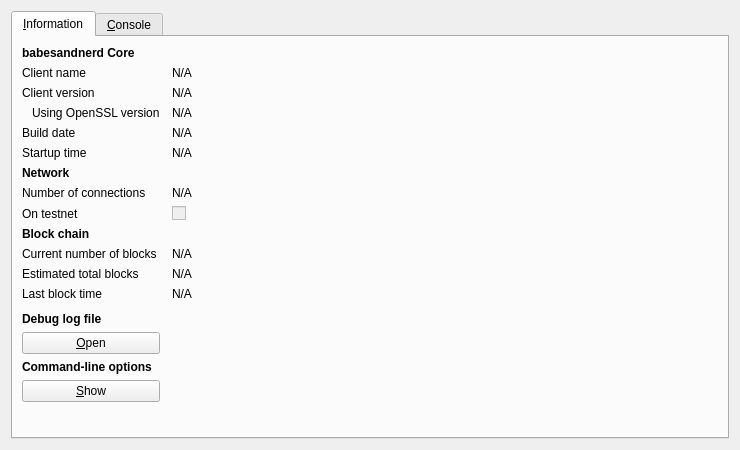
<?xml version="1.0" encoding="UTF-8"?>
<ui version="4.0">
 <class>RPCConsole</class>
 <widget class="QDialog" name="RPCConsole">
  <property name="geometry">
   <rect>
    <x>0</x>
    <y>0</y>
    <width>740</width>
    <height>450</height>
   </rect>
  </property>
  <property name="windowTitle">
   <string>babesandnerd - Debug window</string>
  </property>
  <layout class="QVBoxLayout" name="verticalLayout_2">
   <item>
    <widget class="QTabWidget" name="tabWidget">
     <property name="currentIndex">
      <number>0</number>
     </property>
     <widget class="QWidget" name="tab_info">
      <attribute name="title">
       <string>&amp;Information</string>
      </attribute>
      <layout class="QGridLayout" name="gridLayout" columnstretch="0,1">
       <property name="horizontalSpacing">
        <number>12</number>
       </property>
       <item row="0" column="0">
        <widget class="QLabel" name="label_9">
         <property name="font">
          <font>
           <weight>75</weight>
           <bold>true</bold>
          </font>
         </property>
         <property name="text">
          <string>babesandnerd Core</string>
         </property>
        </widget>
       </item>
       <item row="1" column="0">
        <widget class="QLabel" name="label_5">
         <property name="text">
          <string>Client name</string>
         </property>
        </widget>
       </item>
       <item row="1" column="1">
        <widget class="QLabel" name="clientName">
         <property name="cursor">
          <cursorShape>IBeamCursor</cursorShape>
         </property>
         <property name="text">
          <string>N/A</string>
         </property>
         <property name="textFormat">
          <enum>Qt::PlainText</enum>
         </property>
         <property name="textInteractionFlags">
          <set>Qt::LinksAccessibleByMouse|Qt::TextSelectableByKeyboard|Qt::TextSelectableByMouse</set>
         </property>
        </widget>
       </item>
       <item row="2" column="0">
        <widget class="QLabel" name="label_6">
         <property name="text">
          <string>Client version</string>
         </property>
        </widget>
       </item>
       <item row="2" column="1">
        <widget class="QLabel" name="clientVersion">
         <property name="cursor">
          <cursorShape>IBeamCursor</cursorShape>
         </property>
         <property name="text">
          <string>N/A</string>
         </property>
         <property name="textFormat">
          <enum>Qt::PlainText</enum>
         </property>
         <property name="textInteractionFlags">
          <set>Qt::LinksAccessibleByMouse|Qt::TextSelectableByKeyboard|Qt::TextSelectableByMouse</set>
         </property>
        </widget>
       </item>
       <item row="3" column="0">
        <widget class="QLabel" name="label_14">
         <property name="text">
          <string>Using OpenSSL version</string>
         </property>
         <property name="indent">
          <number>10</number>
         </property>
        </widget>
       </item>
       <item row="3" column="1">
        <widget class="QLabel" name="openSSLVersion">
         <property name="cursor">
          <cursorShape>IBeamCursor</cursorShape>
         </property>
         <property name="text">
          <string>N/A</string>
         </property>
         <property name="textFormat">
          <enum>Qt::PlainText</enum>
         </property>
         <property name="textInteractionFlags">
          <set>Qt::LinksAccessibleByMouse|Qt::TextSelectableByKeyboard|Qt::TextSelectableByMouse</set>
         </property>
        </widget>
       </item>
       <item row="4" column="0">
        <widget class="QLabel" name="label_12">
         <property name="text">
          <string>Build date</string>
         </property>
        </widget>
       </item>
       <item row="4" column="1">
        <widget class="QLabel" name="buildDate">
         <property name="cursor">
          <cursorShape>IBeamCursor</cursorShape>
         </property>
         <property name="text">
          <string>N/A</string>
         </property>
         <property name="textFormat">
          <enum>Qt::PlainText</enum>
         </property>
         <property name="textInteractionFlags">
          <set>Qt::LinksAccessibleByMouse|Qt::TextSelectableByKeyboard|Qt::TextSelectableByMouse</set>
         </property>
        </widget>
       </item>
       <item row="5" column="0">
        <widget class="QLabel" name="label_13">
         <property name="text">
          <string>Startup time</string>
         </property>
        </widget>
       </item>
       <item row="5" column="1">
        <widget class="QLabel" name="startupTime">
         <property name="cursor">
          <cursorShape>IBeamCursor</cursorShape>
         </property>
         <property name="text">
          <string>N/A</string>
         </property>
         <property name="textFormat">
          <enum>Qt::PlainText</enum>
         </property>
         <property name="textInteractionFlags">
          <set>Qt::LinksAccessibleByMouse|Qt::TextSelectableByKeyboard|Qt::TextSelectableByMouse</set>
         </property>
        </widget>
       </item>
       <item row="6" column="0">
        <widget class="QLabel" name="label_11">
         <property name="font">
          <font>
           <weight>75</weight>
           <bold>true</bold>
          </font>
         </property>
         <property name="text">
          <string>Network</string>
         </property>
        </widget>
       </item>
       <item row="7" column="0">
        <widget class="QLabel" name="label_7">
         <property name="text">
          <string>Number of connections</string>
         </property>
        </widget>
       </item>
       <item row="7" column="1">
        <widget class="QLabel" name="numberOfConnections">
         <property name="cursor">
          <cursorShape>IBeamCursor</cursorShape>
         </property>
         <property name="text">
          <string>N/A</string>
         </property>
         <property name="textFormat">
          <enum>Qt::PlainText</enum>
         </property>
         <property name="textInteractionFlags">
          <set>Qt::LinksAccessibleByMouse|Qt::TextSelectableByKeyboard|Qt::TextSelectableByMouse</set>
         </property>
        </widget>
       </item>
       <item row="8" column="0">
        <widget class="QLabel" name="label_8">
         <property name="text">
          <string>On testnet</string>
         </property>
        </widget>
       </item>
       <item row="8" column="1">
        <widget class="QCheckBox" name="isTestNet">
         <property name="enabled">
          <bool>false</bool>
         </property>
         <property name="text">
          <string/>
         </property>
        </widget>
       </item>
       <item row="9" column="0">
        <widget class="QLabel" name="label_10">
         <property name="font">
          <font>
           <weight>75</weight>
           <bold>true</bold>
          </font>
         </property>
         <property name="text">
          <string>Block chain</string>
         </property>
        </widget>
       </item>
       <item row="10" column="0">
        <widget class="QLabel" name="label_3">
         <property name="text">
          <string>Current number of blocks</string>
         </property>
        </widget>
       </item>
       <item row="10" column="1">
        <widget class="QLabel" name="numberOfBlocks">
         <property name="cursor">
          <cursorShape>IBeamCursor</cursorShape>
         </property>
         <property name="text">
          <string>N/A</string>
         </property>
         <property name="textFormat">
          <enum>Qt::PlainText</enum>
         </property>
         <property name="textInteractionFlags">
          <set>Qt::LinksAccessibleByMouse|Qt::TextSelectableByKeyboard|Qt::TextSelectableByMouse</set>
         </property>
        </widget>
       </item>
       <item row="11" column="0">
        <widget class="QLabel" name="label_4">
         <property name="text">
          <string>Estimated total blocks</string>
         </property>
        </widget>
       </item>
       <item row="11" column="1">
        <widget class="QLabel" name="totalBlocks">
         <property name="cursor">
          <cursorShape>IBeamCursor</cursorShape>
         </property>
         <property name="text">
          <string>N/A</string>
         </property>
         <property name="textFormat">
          <enum>Qt::PlainText</enum>
         </property>
         <property name="textInteractionFlags">
          <set>Qt::LinksAccessibleByMouse|Qt::TextSelectableByKeyboard|Qt::TextSelectableByMouse</set>
         </property>
        </widget>
       </item>
       <item row="12" column="0">
        <widget class="QLabel" name="label_2">
         <property name="text">
          <string>Last block time</string>
         </property>
        </widget>
       </item>
       <item row="12" column="1">
        <widget class="QLabel" name="lastBlockTime">
         <property name="cursor">
          <cursorShape>IBeamCursor</cursorShape>
         </property>
         <property name="text">
          <string>N/A</string>
         </property>
         <property name="textFormat">
          <enum>Qt::PlainText</enum>
         </property>
         <property name="textInteractionFlags">
          <set>Qt::LinksAccessibleByMouse|Qt::TextSelectableByKeyboard|Qt::TextSelectableByMouse</set>
         </property>
        </widget>
       </item>
       <item row="13" column="0">
        <spacer name="verticalSpacer_2">
         <property name="orientation">
          <enum>Qt::Vertical</enum>
         </property>
         <property name="sizeHint" stdset="0">
          <size>
           <width>20</width>
           <height>20</height>
          </size>
         </property>
        </spacer>
       </item>
       <item row="14" column="0">
        <widget class="QLabel" name="labelDebugLogfile">
         <property name="font">
          <font>
           <weight>75</weight>
           <bold>true</bold>
          </font>
         </property>
         <property name="text">
          <string>Debug log file</string>
         </property>
        </widget>
       </item>
       <item row="15" column="0">
        <widget class="QPushButton" name="openDebugLogfileButton">
         <property name="toolTip">
          <string>Open the babesandnerd debug log file from the current data directory. This can take a few seconds for large log files.</string>
         </property>
         <property name="text">
          <string>&amp;Open</string>
         </property>
         <property name="autoDefault">
          <bool>false</bool>
         </property>
        </widget>
       </item>
       <item row="16" column="0">
        <widget class="QLabel" name="labelCLOptions">
         <property name="font">
          <font>
           <weight>75</weight>
           <bold>true</bold>
          </font>
         </property>
         <property name="text">
          <string>Command-line options</string>
         </property>
        </widget>
       </item>
       <item row="17" column="0">
        <widget class="QPushButton" name="showCLOptionsButton">
         <property name="toolTip">
          <string>Show the babesandnerd-qt help message to get a list with possible optimum command-line options.</string>
         </property>
         <property name="text">
          <string>&amp;Show</string>
         </property>
         <property name="autoDefault">
          <bool>false</bool>
         </property>
        </widget>
       </item>
       <item row="18" column="0">
        <spacer name="verticalSpacer">
         <property name="orientation">
          <enum>Qt::Vertical</enum>
         </property>
         <property name="sizeHint" stdset="0">
          <size>
           <width>20</width>
           <height>40</height>
          </size>
         </property>
        </spacer>
       </item>
      </layout>
     </widget>
     <widget class="QWidget" name="tab_console">
      <attribute name="title">
       <string>&amp;Console</string>
      </attribute>
      <layout class="QVBoxLayout" name="verticalLayout_3">
       <property name="spacing">
        <number>3</number>
       </property>
       <item>
        <widget class="QTextEdit" name="messagesWidget">
         <property name="minimumSize">
          <size>
           <width>0</width>
           <height>100</height>
          </size>
         </property>
         <property name="readOnly">
          <bool>true</bool>
         </property>
         <property name="tabKeyNavigation" stdset="0">
          <bool>false</bool>
         </property>
         <property name="columnCount" stdset="0">
          <number>2</number>
         </property>
        </widget>
       </item>
       <item>
        <layout class="QHBoxLayout" name="horizontalLayout">
         <property name="spacing">
          <number>3</number>
         </property>
         <item>
          <widget class="QLabel" name="label">
           <property name="text">
            <string notr="true">&gt;</string>
           </property>
          </widget>
         </item>
         <item>
          <widget class="QLineEdit" name="lineEdit"/>
         </item>
         <item>
          <widget class="QPushButton" name="clearButton">
           <property name="maximumSize">
            <size>
             <width>24</width>
             <height>24</height>
            </size>
           </property>
           <property name="toolTip">
            <string>Clear console</string>
           </property>
           <property name="text">
            <string/>
           </property>
           <property name="icon">
            <iconset resource="../bitcoin.qrc">
             <normaloff>:/icons/remove</normaloff>:/icons/remove</iconset>
           </property>
           <property name="shortcut">
            <string notr="true">Ctrl+L</string>
           </property>
           <property name="autoDefault">
            <bool>false</bool>
           </property>
          </widget>
         </item>
        </layout>
       </item>
      </layout>
     </widget>
    </widget>
   </item>
  </layout>
 </widget>
 <resources>
  <include location="../bitcoin.qrc"/>
 </resources>
 <connections/>
</ui>
